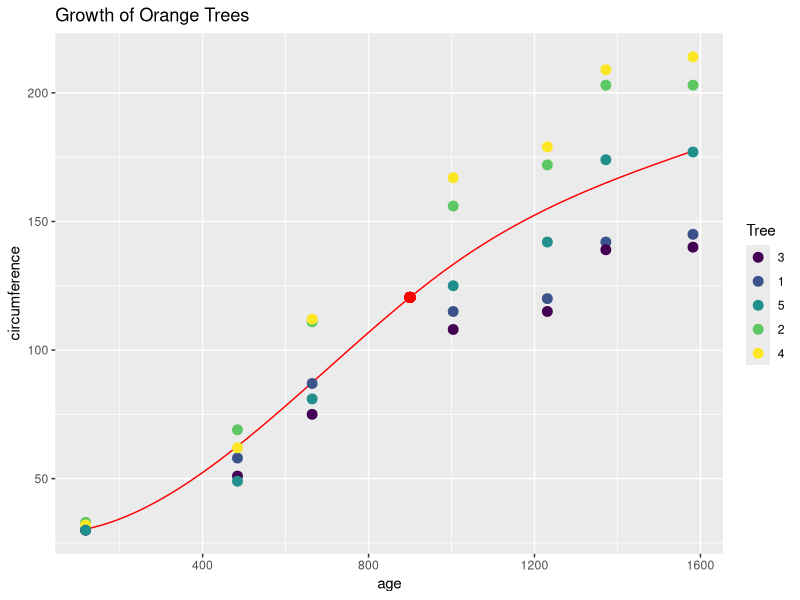

R code for this plot:
## ---- chunk 1
knitr::opts_chunk$set(echo = FALSE)
## ---- chunk 2
head(Orange)
## ---- chunk 3
library(splines); library(tidyverse)
model <- lm(circumference ~ bs(age, df = 1 + 3, degree = 3), data = Orange)
fun <- function(x) {
    newdata <- data.frame(age = x)
    predict(model, newdata = newdata)
}
Orange %>%
    ggplot(aes(x = age, y = circumference, colour = Tree)) +
    labs(title = "Growth of Orange Trees") +
    geom_function(fun = fun, colour = "red") +
    geom_point(size = 3) +
    geom_point(aes(x = 900, y = fun(900)), colour = "red", size = 3)
